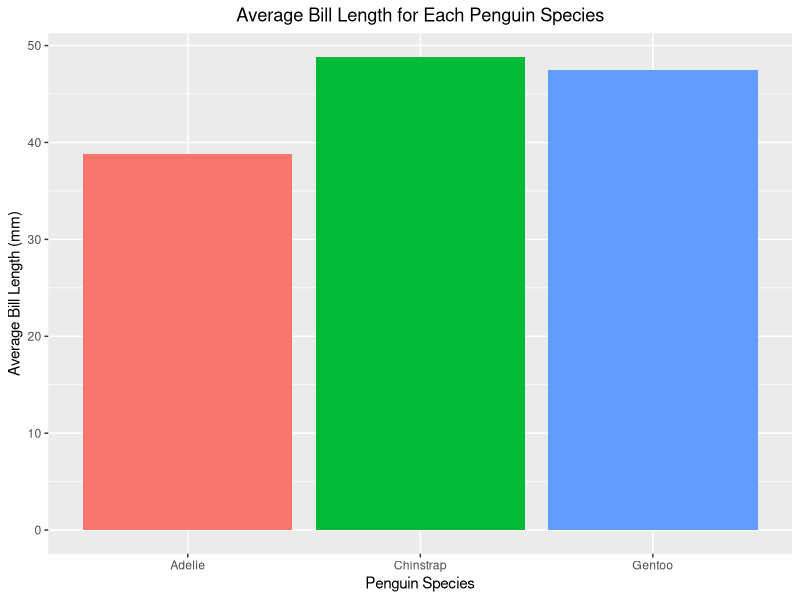

R code for this plot:
## ---- chunk 1
#| echo: false
# Printing the first 6 lines of the dataset
head(penguins)
## ---- chunk 2
#| message: false
#| warning: false
#| echo: false
# Loading the necessary libraries
library(palmerpenguins)
library(dplyr)
library(ggplot2)
## ---- chunk 3
#| echo: false
#| fig-align: center
# Removing the rows with missing values
penguins_clean = penguins |> filter(!is.na(bill_length_mm), !is.na(species))

# Calculating the average bill length for each species
avg_bill = penguins_clean |> group_by(species) |> 
  summarise(avg_bill_length = mean(bill_length_mm))

# Creating a simple barplot
ggplot(avg_bill, aes(x = species, y = avg_bill_length, fill = species)) +
  geom_col() + 
  labs(title = "Average Bill Length for Each Penguin Species", 
       x = "Penguin Species", y = "Average Bill Length (mm)") + 
  theme(plot.title = element_text(hjust = 0.5), legend.position = "none")
